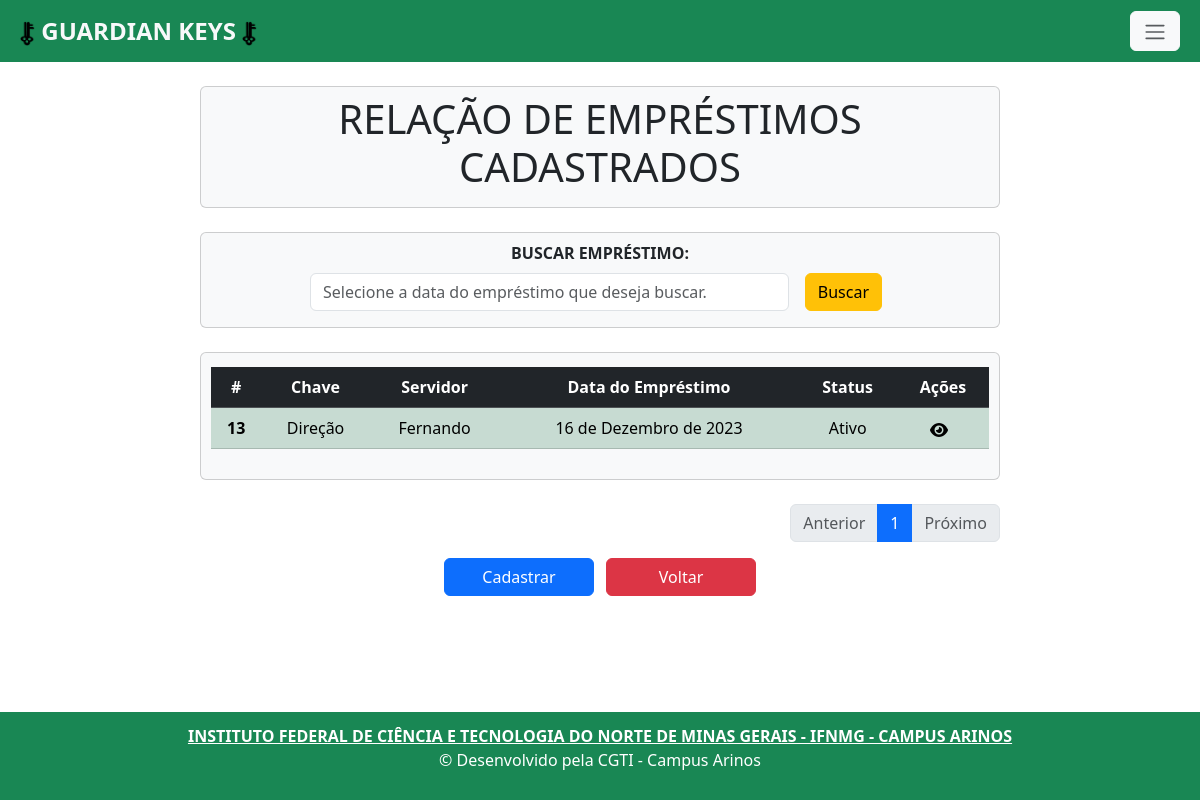
Before: /emprestimo_index/ with the older database file.
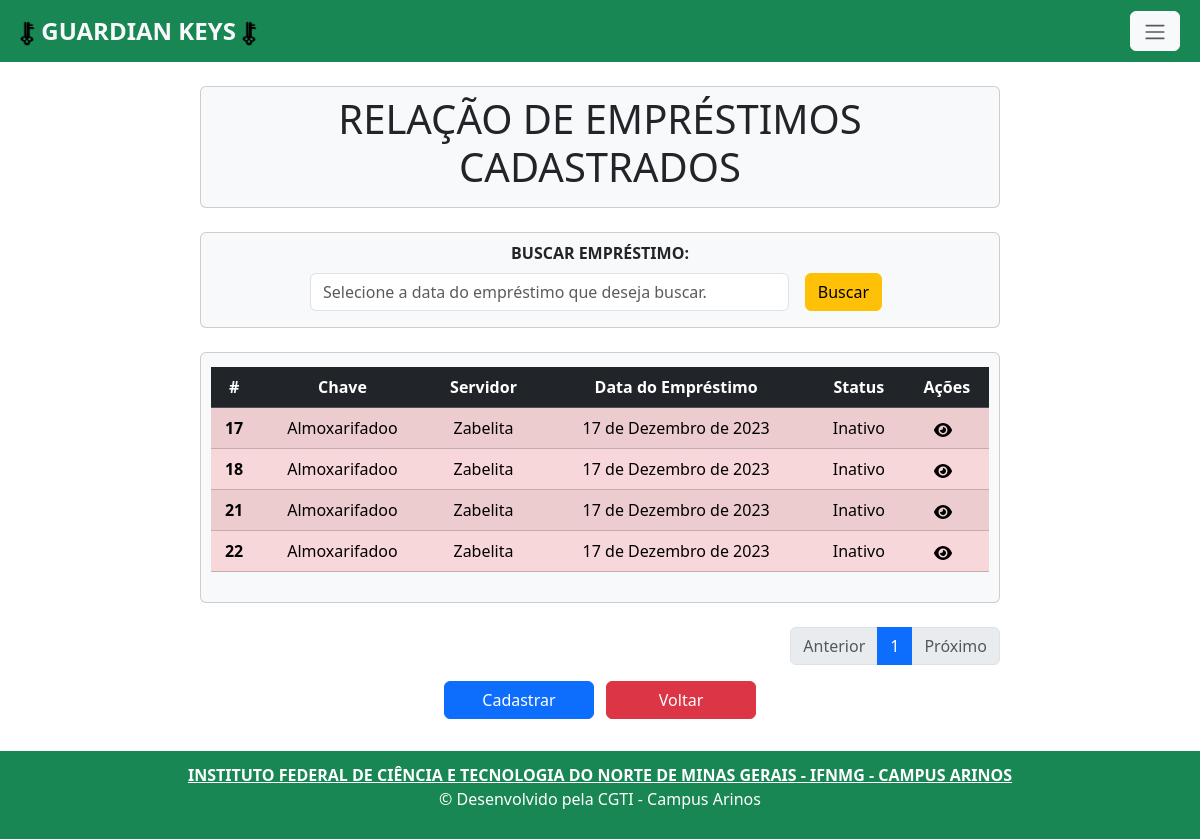
After: the same page with the newer database file.
### app/models.py (models this page shows, shortened)
class Emprestimo(models.Model):
    id_servidor = models.ForeignKey(Servidor, on_delete=models.CASCADE)
    id_chave = models.ForeignKey(Chave, on_delete=models.CASCADE)
    status = models.BooleanField(default=True)
    data_emprestimo = models.DateField(auto_now_add=True)

class Chave(models.Model):
    descricao = models.CharField(max_length=150)
    status = models.CharField(max_length=22, choices=STATUS, default='Livre')
    codbarra = models.CharField(max_length=150, unique=True)
    def __str__(self):
        return self.descricao

class Servidor(models.Model):
    nome = models.CharField(max_length=150)
    cargo = models.CharField(max_length=22, choices=CARGO)
    email = models.EmailField(max_length=150, unique=True)
    biometria = models.CharField(max_length=150, unique=True)
    def __str__(self):
        return self.nome

### app/views.py (the view)
# urls.py: path('emprestimo_index/', emprestimo_index, name='emprestimo_index'),
def emprestimo_index(request):
    data = {}
    search = request.GET.get('search')
    if search:
        data['db'] = Emprestimo.objects.filter(data_emprestimo__icontains=search).order_by('data_emprestimo')
        paginators = Paginator (data['db'], 1000)
        page_num = request.GET.get('page')
        page = paginators.get_page(page_num)
    else:
        data['db'] = Emprestimo.objects.all().order_by('data_emprestimo')
        paginators = Paginator (data['db'], 10)
        page_num = request.GET.get('page')
        page = paginators.get_page(page_num)
    return render(request, 'emprestimo_index.html', {'page': page})

### app/templates/emprestimo_index.html (shortened to what this page needs)
{% extends 'base.html' %}
{% load static %}
{% block content%}
    <div class="col-8 m-auto pt-2 pb-2 text-center card rounded bg-light mb-4">
    <h1>RELAÇÃO DE EMPRÉSTIMOS CADASTRADOS</h1>
    </div>
    <div class="col-8 m-auto pt-2 pb-2 text-center card rounded bg-light mb-4">
      <form  method="get" >
        <label for="inputBuscar" class="form-label" ></label><strong>BUSCAR EMPRÉSTIMO:</strong></label>
        <div class="d-flex justify-content-center align-items-center mt-2 mb-2">
          <input type="text" id="search" name="search" class="form-control me-3" style="width: 60%;" placeholder="Selecione a data do empréstimo que deseja buscar.">
          <button type="submit" class="btn btn-warning me-2">Buscar</button>
        </div>
      </form>
    </div>
    <div class="col-8 m-auto pt-1 pb-1 text-center card rounded bg-light mb-4">
        <div class="table-responsive" style="margin: 10px; overflow-x: auto;">
        <table class="table table-striped" style="max-width: 100%;">
            <thead class="table-dark">
              <tr>
                <th scope="col">#</th>
                <th scope="col">Chave</th>
                <th scope="col">Servidor</th>
                <th scope="col">Data do Empréstimo</th>
                <th scope="col">Status</th>
                <th scope="col">Ações</th>
              </tr>
            </thead>
            <tbody>
              {% for dbs in page.object_list %}
                <tr class="{% if dbs.status %}table-success{% else %}table-danger{% endif %}">
                  <th scope="row">{{dbs.id}}</th>
                  <td>{{dbs.id_chave}}</td>
                  <td>{{dbs.id_servidor}}</td>
                  <td>{{dbs.data_emprestimo|date:"d \d\e F \d\e Y"}}</td>
                  <td> {% if dbs.status %} Ativo {% else %} Inativo {% endif %}</td>
                  <td>
                    <a class="me-2" href="/emprestimo_view/{{dbs.id}}/"></a>
                  </td>
                </tr>
              {% endfor %}
            </tbody>
          </table>
        </div>
    </div>
      <div class=" col-8  m-auto d-flex justify-content-end ">
          <div >
            <ul class="pagination">
              {% if page.has_previous %}
                <li class="page-item">
                  <a class="page-link" href="{% url 'emprestimo_index' %}?page={{page.previous_page_number}}">Anterior</a>
                </li>
              {% else %}
                <li class="page-item disabled">
                  <a class="page-link" href="#" tabindex="-1" aria-disabled="true">Anterior</a>
                </li>
              {% endif %}
              {% for pg in page.paginator.page_range %}
                {% if pg == 1 or pg == 2 or pg == 3 or pg == page.paginator.num_pages or page == page.paginator.num_pages|add:'-1' or page == page.paginator.num_pages|add:'-2'%}
                  {% if page.number == pg %}
                    <li class="page-item active"><a class="page-link" href="?page={{ pg }}">{{ pg }}</a></li>
                  {% else %}
                    <li class="page-item"><a class="page-link" href="?page={{ pg }}">{{ pg }}</a></li>
                  {% endif %}
                {% endif %}
              {% endfor %}
              {% if page.has_next %}
                <li class="page-item-active">
                  <a class="page-link" href="{% url 'emprestimo_index' %}?page={{page.next_page_number}}">Próximo</a>
                </li>
              {% else %}
                <li class="page-item disabled">
                  <a class="page-link" href="#" tabindex="-1" aria-disabled="true">Próximo</a>
                </li>
              {% endif %}
            </ul>
          </div>
        </div>
      <div class="col-8 m-auto  pb-2 text-center ">
         <a class="btn btn-primary me-2" style="width: 150px;" href="/emprestimo_form"> Cadastrar </a>
        <a class="btn btn-danger" style="width: 150px;" href="/"> Voltar </a>
      </div>
{% endblock %}

Changed rows visible on the page:
removed Emprestimo: id "13", id_chave "Direção", id_servidor "Fernando", data_emprestimo "16 de Dezembro de 2023", status "Ativo"
added Emprestimo: id "17", id_chave "Almoxarifadoo", id_servidor "Zabelita", data_emprestimo "17 de Dezembro de 2023", status "Inativo"
added Emprestimo: id "18", id_chave "Almoxarifadoo", id_servidor "Zabelita", data_emprestimo "17 de Dezembro de 2023", status "Inativo"
added Emprestimo: id "21", id_chave "Almoxarifadoo", id_servidor "Zabelita", data_emprestimo "17 de Dezembro de 2023", status "Inativo"
added Emprestimo: id "22", id_chave "Almoxarifadoo", id_servidor "Zabelita", data_emprestimo "17 de Dezembro de 2023", status "Inativo"
